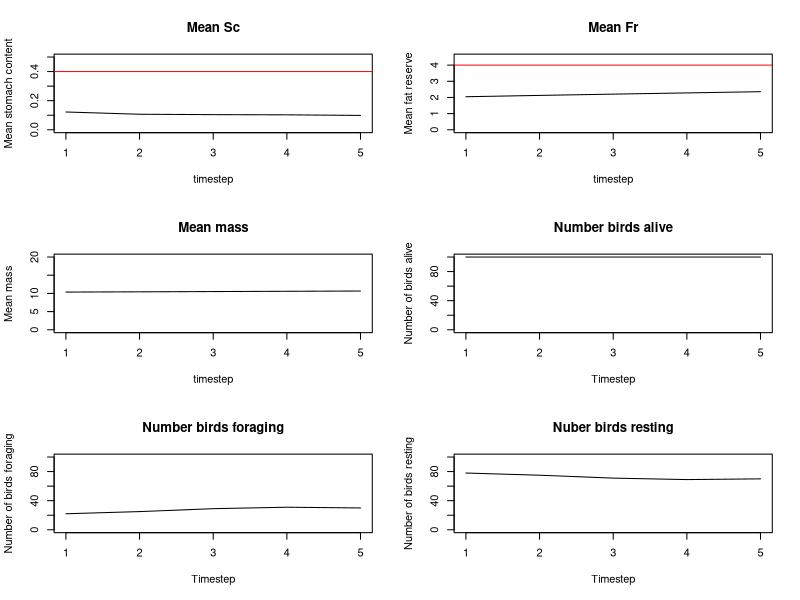
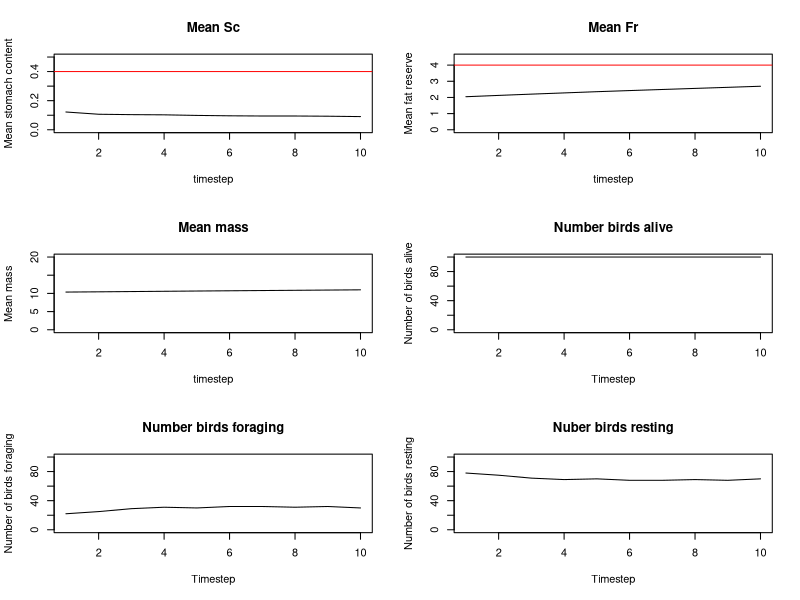
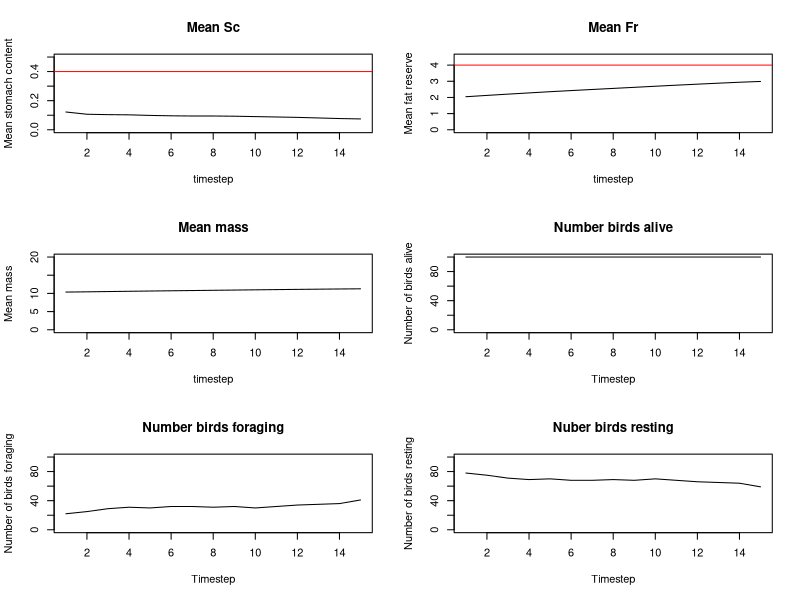
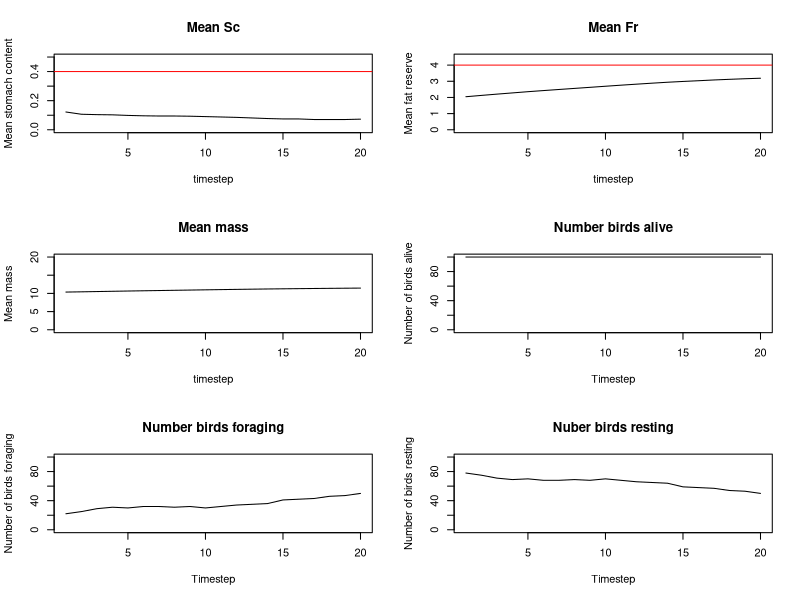
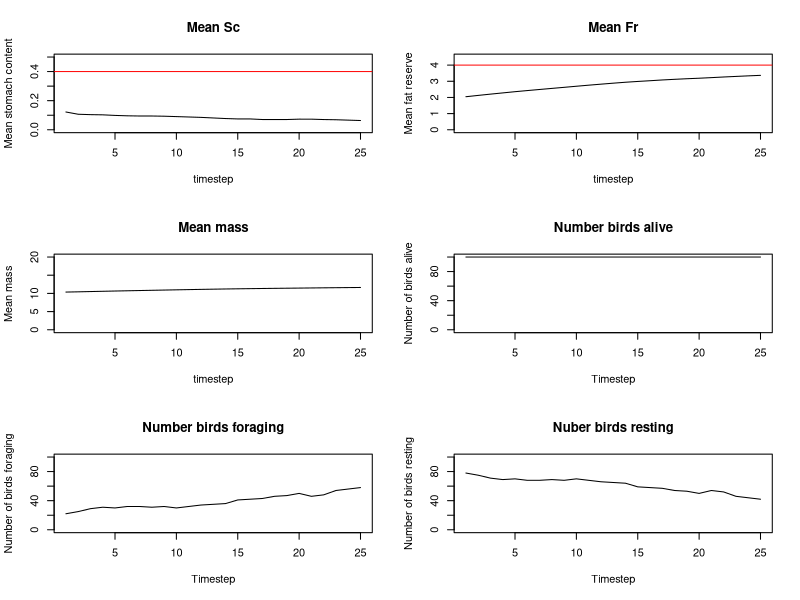
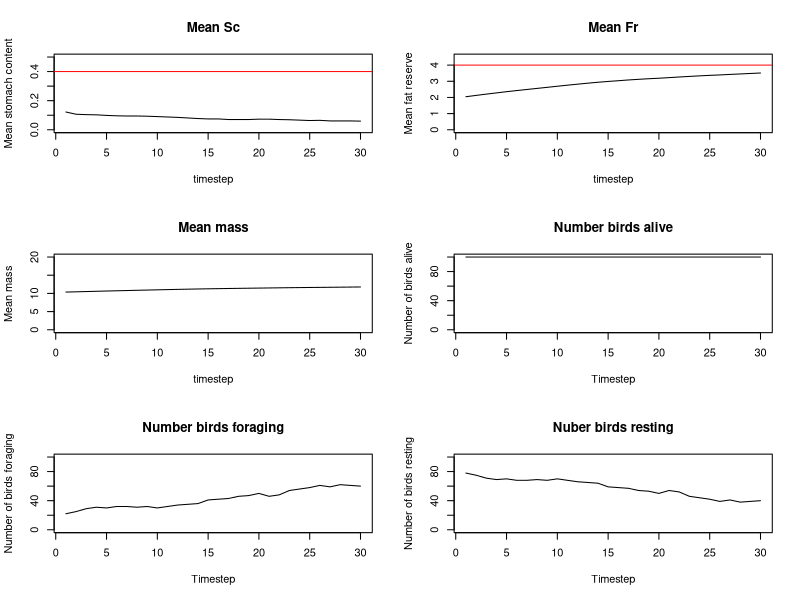
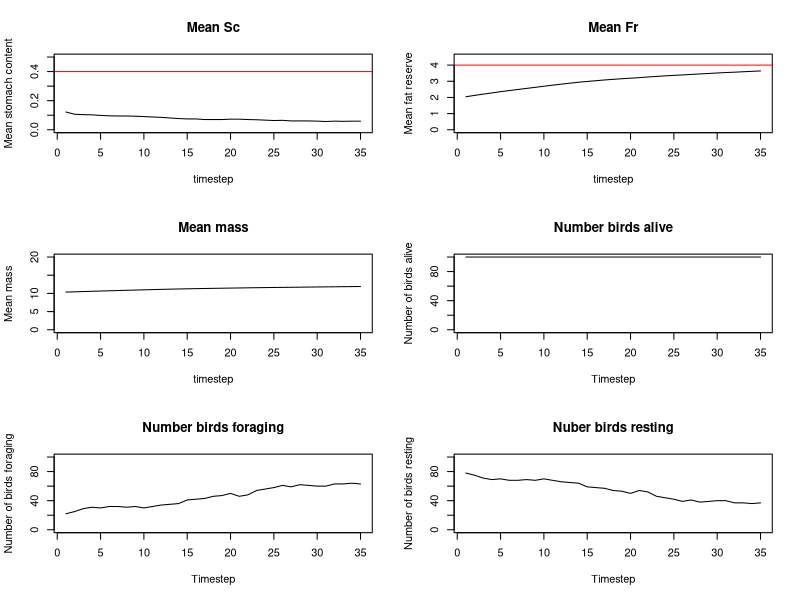
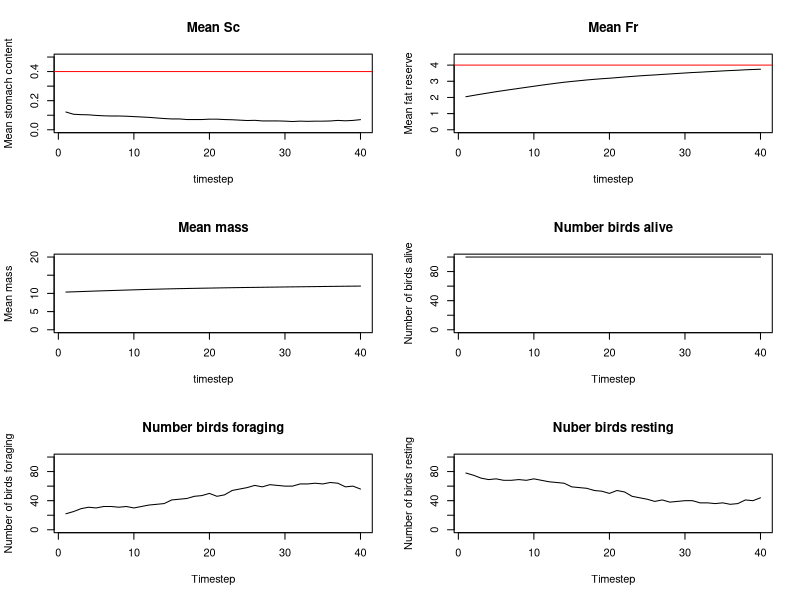

Generate these figures, in order, with R:
#################################
# Small bird in winter - ABM 
# 20/06/2022
# Vera Vinken 
#################################

##    description     ##

# Simple model where birds live in an environment specified below 
# each timestep birds either forage or rest
# This decision is based on the stomach content (below or above threshold)
# foraging is rewarded with food, but costs energy
# resting as a lower energy expenditure 
# For each timestep the behaviours, variables and number of birds alive is registered 



##    Steps for next model      ## 

# Build in night and day, which includes sleeping behaviour 
# Make sure that the initial mass in the first timestep includes fr and sc 
# threshold for behaviour could depend on more things than stomach content 
# Check the distributions of initial values. Some of them are not normal distributuions 
# check how the bmr is applied, hardcoded number in there right now. 
# work temp in (into mbr; see point above) --> mass needs to be implemented here too 


##    adressed in this version  ## 

# In the previous version, birds kept doing behaviours whilst they should be dead 
# so i rewrote the killing part of the loop 
# also moved the transferring of variables to the next step to the individual loops. 
# this means that birds that are dead do not get any transer of values 
# also rectified the mistake in the transfer: mass was labeled as sc 


##############################
# initialize the population  #
##############################

# input parameters 
# can be put into a function later 
N<-100              # number of individuals 
T<-100              # number of timesteps 
temp<-(-5)          # Temperature 

food_item<-0.064    # value of a food item 
stom_size<-0.4      # stomach size of the bird 
th_forage_sc<-0.2  # threshold: if SC below this you forage 

stom_to_fat<-0.132  # variable that determines gram of sc goes to fat
fat_max<-4          # maximum fat reserve in gram 
num_food<-2         # number of food items found (this should be a distribution)

plot_interval<-5   # every x timestep a dot on the graph is added 


# create individual matrices 
mat_alive<-matrix(NA, N, (T))           # matrix to keep track of who's alive 
mat_sc<-matrix(NA, N, (T))              # matrix to keep track of stomach contents
mat_fr<-matrix(NA, N, (T))              # matrix to keep track of fat reserves 
mat_mass<-matrix(NA,N,(T))              # matrix to keep track of mass of birds 


# fill in some initial values for agent variables  
mass_init<-8+(rnorm(N, mean=0.2, sd=0.01))        # Gives initial mass from normal distribution
sc_init<-0+(runif(N, min=0, max=stom_size))       # gives initial stomach content from equal distribution
fr_init<-0+(runif(N, min=0, max=fat_max))         # gives initial fat reserves for random number between 0-4
alive_init<-rep(1, 100)                           # all birds are alive at the start 
# Put these in first column of the matrices  
mat_alive[,1]<-alive_init
mat_sc[,1]<-sc_init
mat_fr[,1]<-fr_init
mat_mass[,1]<-mass_init

# Create empty matrices to keep track of numbers
# keep track of means 
sc_mean<-matrix(NA, 1, (T))
fr_mean<-matrix(NA, 1, (T))
mass_mean<-matrix(NA,1, (T))
alive_mean<-matrix(NA,1, T)
# count what the birds are up to 
forage_count<-matrix(NA, N, (T))
rest_count<-matrix(NA, N, (T))
# total number of birds doing behaviours 
total_forage<-matrix(NA, 1, T)                  # total number of birds foraging each timestep
total_rest<-matrix(NA,1, T)                     # total number of birds resting each timestep 
total_alive<-matrix(NA,1,T)                     # total number of birds alive each timestep 

# Set up the food distribution 
# this doesnt work cause it gets negative values
# food_distr<-rnorm(100, mean=0.192, sd=0.4)

# Sort metabolic rates 
mr<-45.65-(1.33*temp)



###################################
#   start the for loop  timesteps # 
###################################

# Start a for loop for each timestep 
for (t in 1:T){
  
  
  
  ################################
  #      individual loops        # 
  ################################
  
  # now start a loop for every individual 
  for (i in (1:N)){
    
    # Check if individual is alive? 
    # in step 1 all birds are alive 
    if (t==1){
      mat_alive[i,t]==1
    }
    # if not step 1, check if bird was previously dead
    # if previously dead, it needs to be dead now 
    else if (mat_alive[i,(t-1)]==0){
        mat_alive[i,t]<-0
    }
    # if not step 1 and not previously dead 
    # check if the bird should die now 
    else if (mat_fr[i,t]==0){
      mat_alive[i,t]<-0
    }
    # in all other cases the bird is alive 
    else{
      mat_alive[i,t]<-1
    }
    
    
    ################
    #  DEAD BIRDS  #
    ################
    if(mat_alive[i,t]==0){
      # these are the dead birds 
      print(paste0(' bird ', i, 'is dead'))
    }else{
      
      #################
      #  ALIVE BIRDS  #
      #################
      
      # Check what behavior the bird should do 
      
      #################
      #     FORAGE    # 
      #################
      
      # CHECK IF FORAGING 
      if ((mat_sc[i,t]) < th_forage_sc){
        # SET COUNTING MATRICES 
        # In this case the bird should forage
        # set the forage to 1
        forage_count[i, t]<-1
        # set the resting matrix to 0
        rest_count[i,t]<-0
        
        # UPDATE AGENT OWNED VARIABLES 
        # Now, increase the stomach content
        mat_sc[i,(t)]<-(mat_sc[i,t])+(num_food*food_item)
        # now check if this doesnt exceed the stomach size 
        # if so, set the stomach content to stomach size 
        if (mat_sc[i,(t)]>stom_size){
          mat_sc[i,(t)]<-stom_size
        }
        # Set the BMR to the right level: cost of foraging
        BMR_multi<-8
      } # ends the foraging statement
      
      
      ##################
      #    RESTING     # 
      ##################
      
      # CHECK IF RESTING 
      # note that the threshold is coded in twice (both in forage and resting, could be an if-else)
      if ((mat_sc[i,t])>=th_forage_sc){
        # SET COUNTING MATRICES 
        # in the other case the bird should rest 
        # set the forage matrix to 0
        forage_count[i,t]<-0
        # set the rest matrix to 1
        rest_count[i,t]<-1
        
        # SET AGENT OWNED VARIABLES 
        # Set the BMR to the right level: cost of foraging
        BMR_multi<-1.95
        # the stomach content stays the same (initial value)
        
      } # end resting statement 
      
      ###################
      #    EVERYONE     # 
      ###################
      # No matter what behaviour you've done, these need updating 
      
      # UPDATE THE FAT RESERVES 
      # SC down and FR up 
      # first check if stomach has enough to actually move
      # move food out of stomach into fat 
      if (mat_sc[i,(t)]>= stom_to_fat){
        # new sc from resting/foraging can be used
        mat_sc[i,(t)]<-(mat_sc[i,(t)]-stom_to_fat)
        # the new fat reserve has not been determined yet
        mat_fr[i,(t)]<-(mat_fr[i,t]+stom_to_fat)
      }
      
      # ENERGY EXPENDITURE 
      # Set the fat reserves down depending on bmr-multi
      # first subtract the amount
      mat_fr[i,(t)]<-(mat_fr[i,t]-(0.0134*BMR_multi))
      # then make sure if this doesnt go below 0 
      if((mat_fr[i,(t)]<0)){
        mat_fr[i,(t)]<-0
      }
      # or above the maximum for fat-reserves 
      if((mat_fr[i,(t)]>fat_max)){
        mat_fr[i,(t)]<-fat_max
      }
      # check if the stomach content is above 0 
      if((mat_sc[i, (t)]<0)){
        mat_sc[i, (t)]<-0
      }
      # check if it is not above the stomach size either
      if((mat_sc[i,t]>stom_size)){
        mat_sc[i,t]<-stom_size
      }

      # SET MASS 
      # set the new mass for all individuals 
      mat_mass[i,t]<-((mass_init[i])+(mat_fr[i,t])+(mat_sc[i,t]))
      
      
      # MOVE ALL VARAIBLES TO T+1 
      # Note that this should only happen if youre not in the last timestep 
      if(t<T){
        # For the fr matrix 
        mat_fr[,(t+1)]<-mat_fr[,t]
        # For the mass matrix 
        mat_mass[,(t+1)]<-mat_mass[,t]
        # For the sc matrix 
        mat_sc[,(t+1)]<-mat_sc[,t]
      }
      
    } # end of loop for alive individuals 
    
  } # end of loop for each individual 
  
  ##########################
  #    wrap up timestep    # 
  ##########################
  
  
  # COUNT WHAT HAPPENED 
  # For each timestep, count what the birds are doing 
  total_forage[1,t]<-sum(forage_count[,t], na.rm=TRUE)  # counts how many birds foraged this timestep
  total_rest[1,t]<-sum(rest_count[,t], na.rm=TRUE)      # counts how many birds rested this timestep 
  total_alive[1,t]<-sum(mat_alive[,t], na.rm=TRUE)      # counts how many birds are alive this timestep
  
  # CALCULATE MEANS 
  sc_mean[t]<-mean(mat_sc[,t], na.rm = TRUE)        # adds mean stomach content for this timestep to matrix
  fr_mean[t]<-mean(mat_fr[,t], na.rm = TRUE)        # adds mean fat reserve for this timestep to matrix 
  mass_mean[t]<-mean(mat_mass[,t], na.rm = TRUE)    # adds mean mass for this timestep to mean-matrix
  alive_mean[t]<-mean(mat_alive[,t], na.rm= TRUE)
  
  # PLOT 
  # Make sure to plot every so often 
   if ((t/plot_interval)==floor(t/plot_interval)){
    Sys.sleep(0.05)          # forces an update to the plotting window 
    par(mfrow=c(3,2))
    # 1
    plot(1:t, sc_mean[1,(1:t)], ylim=c(0,(stom_size+0.1)), ylab='Mean stomach content', xlab='timestep', main='Mean Sc', type='l')
    abline(h=stom_size, col='red')
    # 2
    plot(1:t, fr_mean[1,(1:t)], ylim=c(0,(fat_max+0.5)), ylab='Mean fat reserve', xlab='timestep', main='Mean Fr', type='l')
    abline(h=fat_max, col='red')
    # 3
    plot(1:t, mass_mean[1,(1:t)], ylim=c(0,(20)), ylab='Mean mass', xlab='timestep', main='Mean mass', type='l')
    # 4
    plot(1:t, total_alive[1,(1:t)], ylim=c(0, N), ylab='Number of birds alive', xlab='Timestep', main='Number birds alive', type='l')
    # 5
    plot(1:t, total_forage[1,(1:t)], ylim=c(0, N), ylab='Number of birds foraging', xlab='Timestep', main='Number birds foraging', type='l')
    # 6
    plot(1:t, total_rest[1,(1:t)], ylim=c(0, N), ylab='Number of birds resting', xlab='Timestep', main='Nuber birds resting', type='l')
    Sys.sleep(0)             # turns that back off 
   }# end if statement 
  

  
  
} # end of big timestep loop 


### notes Tom 21/6/22
# loop 1: entire 24 hours
# loop per individual 
# loop 2: day part
# loop 3: neight part 
